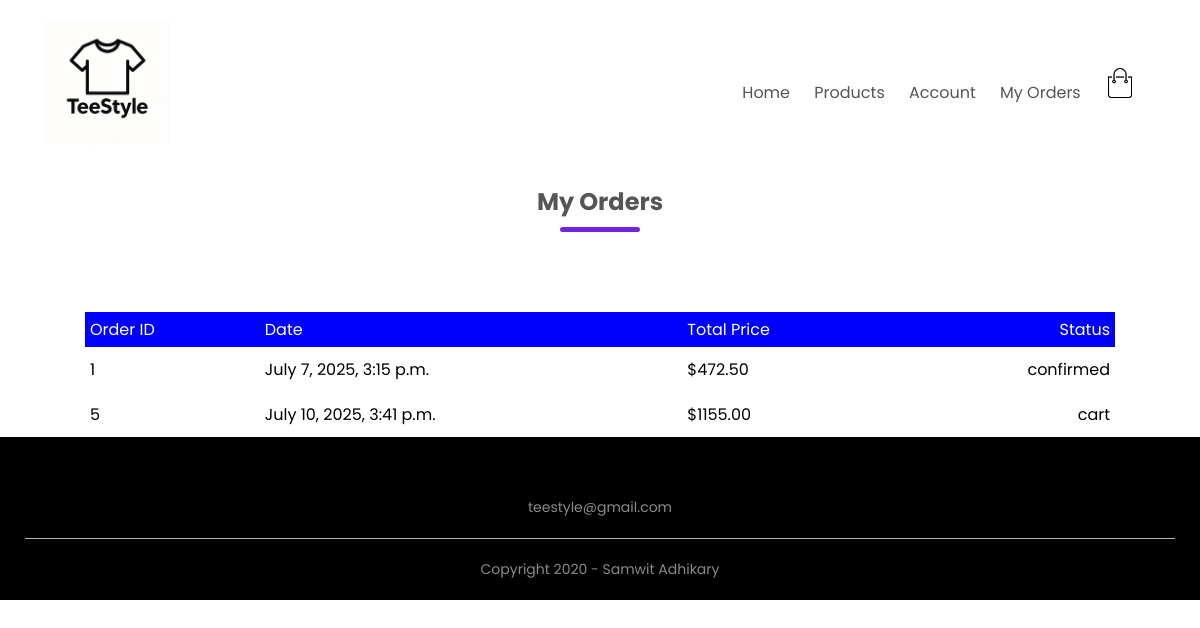
/orders/orders/ (signed in), run on the app's committed database.
### orders/models.py (models this page shows, shortened)
class order(models.Model):
    LIVE=1
    DELETE=0
    DELETE_CHOICES=((LIVE,'Live'),(DELETE,'Delete'))
    CART_STAGE=1
    ORDER_CONFIRMED=0
    ORDER_PROCESSED=2
    ORDER_DELIVERD=3
    ORDER_REJECTED=4
    STATUS_CHOICE=((CART_STAGE,"cart"),
                   (ORDER_CONFIRMED,"confirmed"),
                   (ORDER_PROCESSED,"processed"),
                   (ORDER_DELIVERD,"deliverd"),
                   (ORDER_REJECTED,"rejected")
                   )
    order_status=models.IntegerField(choices=STATUS_CHOICE,default=CART_STAGE)
    owner=models.ForeignKey(Customer,on_delete=models.SET_NULL,null=True,related_name='orders')
    delete_status=models.IntegerField(choices=DELETE_CHOICES,default=LIVE)
    created_at=models.DateTimeField(auto_now_add=True)
    updated_at=models.DateTimeField(auto_now=True)
    total = models.DecimalField(max_digits=10, decimal_places=2, default=0.00)

### orders/views.py (the view)
# urls.py: path('orders/', views.order_status, name='order_status'),
@login_required
def order_status(request):
    user = request.user
    customer = Customer.objects.get(user=user)
    orders = order.objects.filter(owner=customer).order_by('created_at')
    context = {
        'orders': orders
    }
    return render(request, 'my_orders.html', context)

### templates/my_orders.html (shortened to what this page needs)
{% load static %}
<!DOCTYPE html>
<html lang="en">
<head>
    <link rel="stylesheet" href="{% static 'css/style.css' %}">
</head>
<body>
    <div class="container">
        <div class="navbar">
            <div class="logo">
                <a href="{% url 'home' %}"><img src="{% static 'images/logo.png' %}" alt="logo" width="125px"></a>
            </div>
            <nav>
                <ul id="MenuItems">
                    <li><a href="{% url 'home' %}">Home</a></li>
                    <li><a href="{% url 'list_products' %}">Products</a></li>
                    <li><a href="{% url 'account' %}">Account</a></li>
                    <li><a href="{% url 'order_status' %}">My Orders</a></li>
                    <li><a href="{% url 'cart' %}"><img src="{% static 'images/cart.png' %}" width="30px" height="30px"></a></li>
                </ul>
            </nav>
        </div>
    </div>
    <div class="small-container">
        <h2 class="title">My Orders</h2>
        {% if orders %}
        <table class="orders-table">
           <tr>
                <th>Order ID</th>
                <th>Date</th>
                <th>Total Price</th>
                <th>Status</th>
            </tr>
             {% for order in orders %}
             <tr>
                <td>{{ order.id }}</td>
                <td>{{ order.created_at }}</td>
                <td>${{ order.total }}</td>
                <td>{{ order.get_order_status_display }}</td>
             </tr>
             {% endfor %}
        </table>
        {% else %}
        <p>No Orders</p>
        {% endif %}
    </div>
   <div class="footer">
        <div class="container">
           <p style="text-align: center;">teestyle@gmail.com</p>
            <hr>
            <p class="copyright">Copyright 2020 - Samwit Adhikary</p>
        </div>
    </div>
</body>
</html>

### static/css/style.css (style rules this page uses)
* { margin: 0; padding: 0; box-sizing: border-box; }
body { font-family: 'Poppins', sans-serif; }
.navbar { display: flex; align-items: center; padding: 20px; }
nav { flex: 1; text-align: right; }
nav ul { display: inline-block; list-style-type: none; }
nav ul li { display: inline-block; margin-right: 20px; }
a { text-decoration: none; color: #555; }
p { color: #555; }
.container { max-width: 1300px; margin: auto; padding-left: 25px; padding-right: 25px; }
.small-container { max-width: 1080px; margin: auto; padding-left: 25px; padding-right: 25px; }
.title { text-align: center; margin: 0 auto 80px; position: relative; line-height: 60px; color: #555; }
.title::after { content: ''; background: #7525de; width: 80px; height: 5px; border-radius: 5px; position: absolute; bottom: 0; left: 50%; transform: translateX(-50%); }
.footer { background: black; color: #8a8a8a; font-size: 14px; padding: 60px 0 20px; }
.footer p { color: #8a8a8a; }
ul { list-style-type: none; }
.footer hr { border: none; background: #b5b5b5; height: 1px; margin: 20px 0; }
.copyright { text-align: center; }
table { width: 100%; border-collapse: collapse; }
th { text-align: left; padding: 5px; color: #fff; background: blue; font-weight: normal; }
td { padding: 10px 5px; }
td:last-child { text-align: right; }
th:last-child { text-align: right; }

### data on the page
order: id "1", created_at "July 7, 2025, 3:15 p.m.", total "472.50", order_status "confirmed"
order: id "5", created_at "July 10, 2025, 3:41 p.m.", total "1155.00", order_status "cart"
